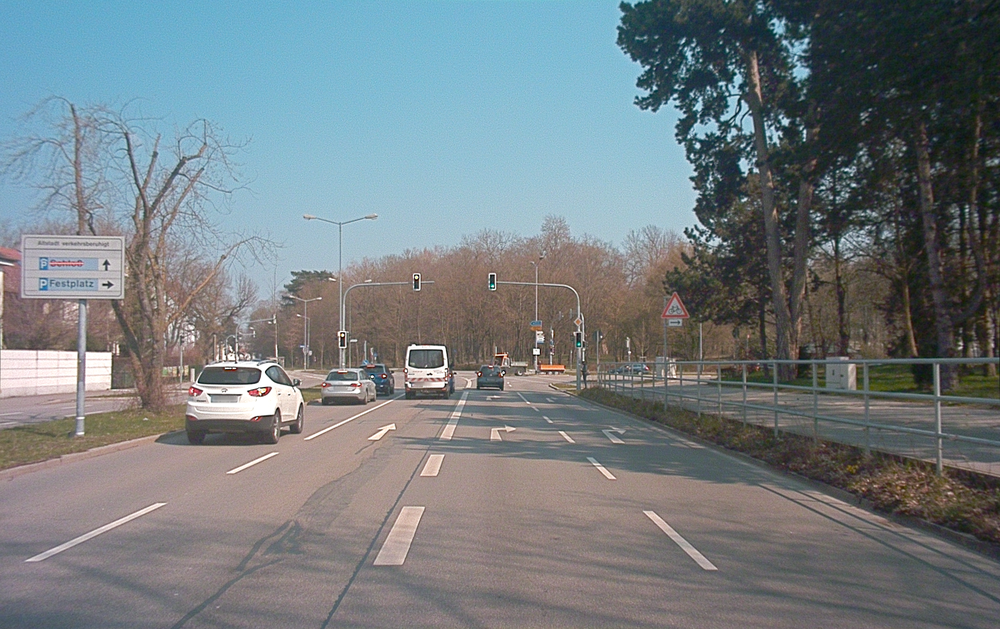
#> input picture frames/20190401145936_camera_frontcenter_000000080.png, 1000 x 629 px, shrunk from 1920 x 1208 before the run
$ python -i hough_lines.py   (imports and definitions only)
#> lines starting #> are read from the running program, lines starting #| are printed output that depends on the picture; after the words box and inside, x2 and y2 are one past the last pixel; in counts of white or black regions, pixels touching at a corner belong together
#> further down, picture is the input picture: shape (629, 1000, 3); mean B, G, R 128.8, 125, 116.6
import cv2 as cv
import numpy as np


def hough_lines(img,
                k=5,
                thr1=150,
                thr2=200,
                roi_width_upper=0.3,
                roi_width_lower=.0,
                min_line_length=40,
                max_line_gap=5,
                hough_thr1=2,
                hough_thr2=np.pi / 180,
                vote_thr=100):
#> called with k = 5, thr1 = 150, thr2 = 200, roi_width_upper = 0.3, roi_width_lower = 0, min_line_length = 40, max_line_gap = 5, hough_thr1 = 2
    if k // 2 == 0:
        k += 1

    img = cv.cvtColor(img, cv.COLOR_BGR2GRAY)
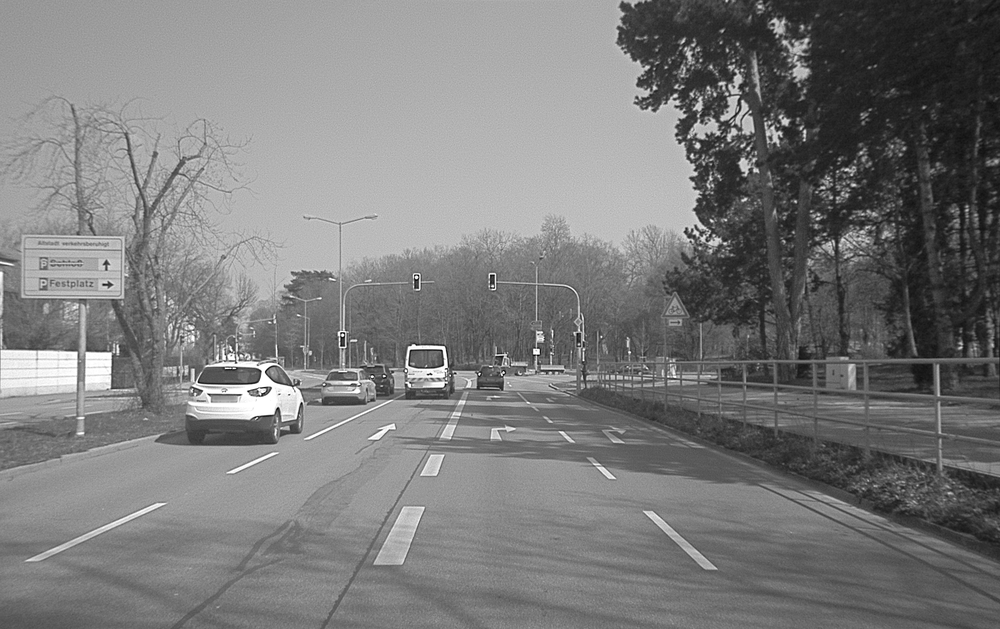
#> img: shape (629, 1000); min 0, max 255, mean 122.9
    img = cv.GaussianBlur(img, (k, k), 0)
    img = cv.Canny(img, thr1, thr2)
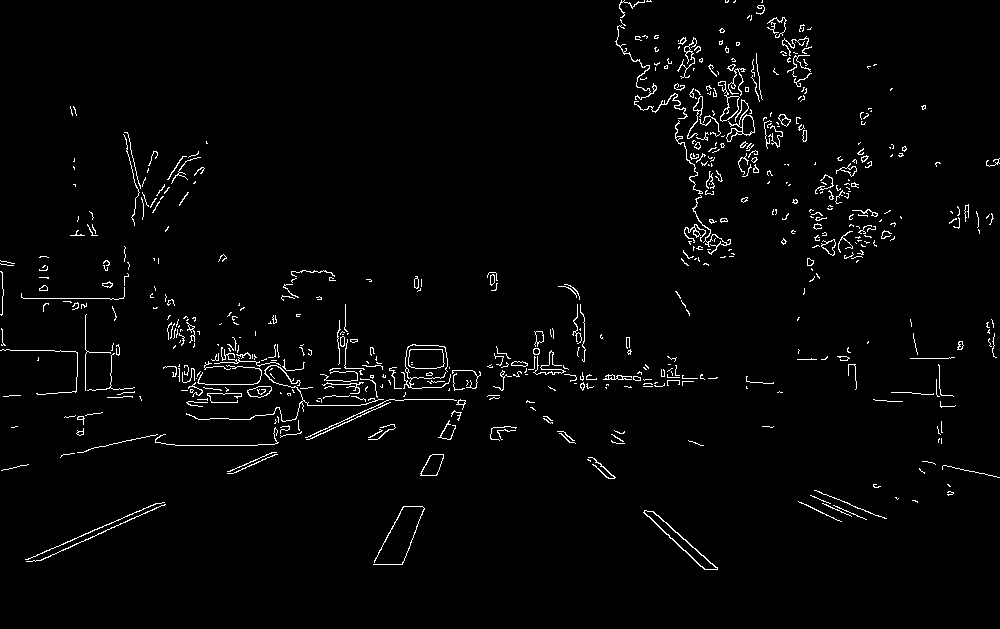
#> img: shape (629, 1000); 2.2% white in thin lines or dots

    height = img.shape[0]
#> height = 629
    width = img.shape[1]
#> width = 1000
    polygons = np.array([[
        (roi_width_lower * width, height),
        ((1 - roi_width_lower) * width, height),
        (int((0.5 + roi_width_upper / 2) * width), int(0.5 * height)),
        (int((0.5 - roi_width_upper / 2) * width), int(0.5 * height))
    ]], dtype=np.int32)
    mask = np.zeros_like(img)
    cv.fillPoly(mask, polygons, 255)
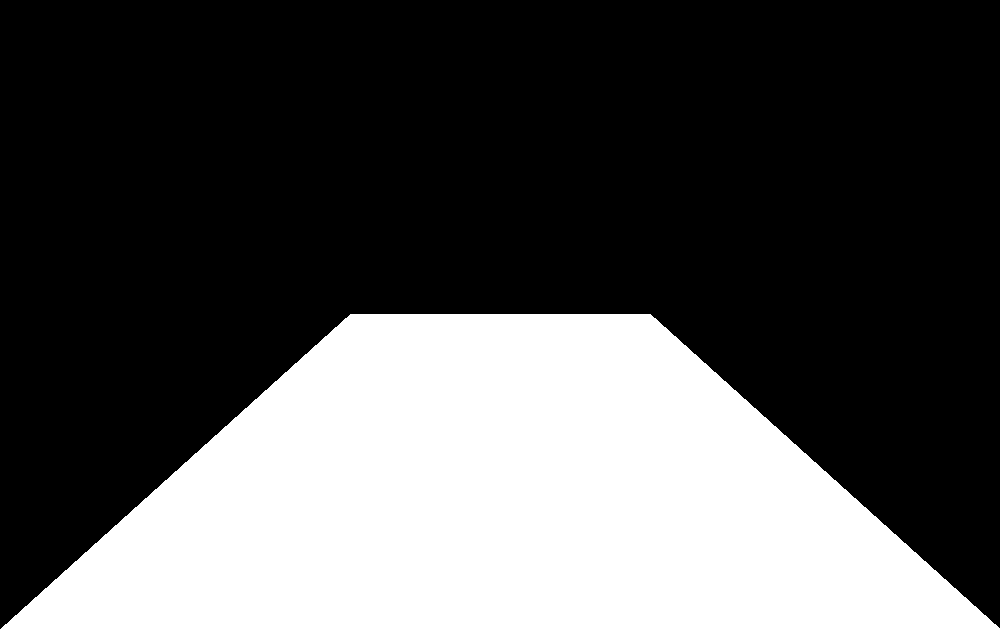
#> mask: shape (629, 1000); 32.6% white; 1 white region, box (x1, y1, x2, y2) and area: (1, 314, 1000, 629) 204785
    img = cv.bitwise_and(img, mask)
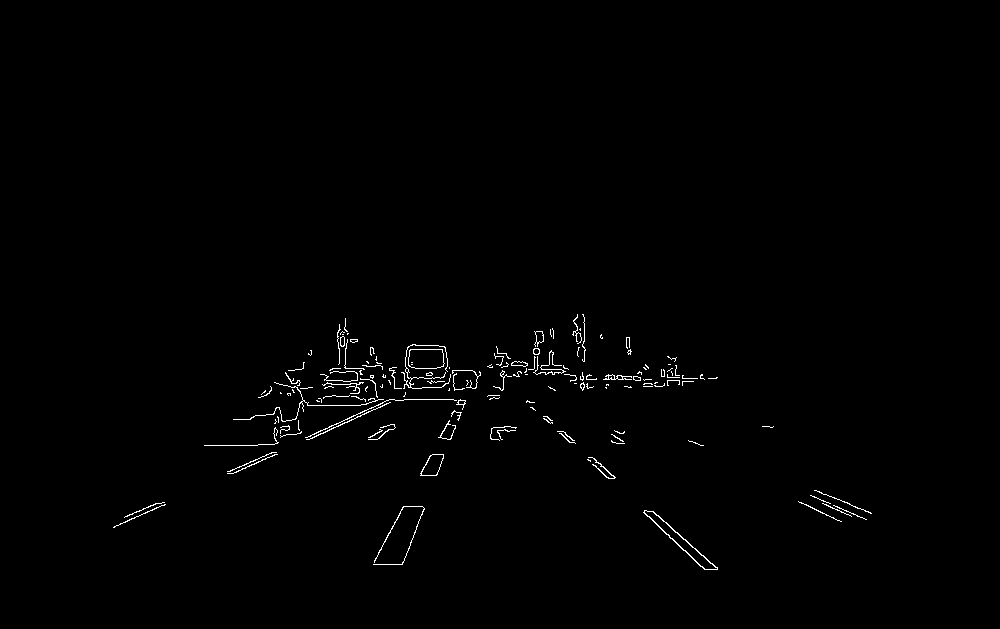
#> img: shape (629, 1000); 0.74% white in thin lines or dots, all inside (x1, y1, x2, y2) = (113, 314, 872, 570)

    lines = cv.HoughLinesP(img, hough_thr1, hough_thr2, vote_thr, np.array([]),
                           minLineLength=min_line_length, maxLineGap=max_line_gap)
#> lines = [[329, 429, 389, 402], [603, 379, 651, 379], [230, 471, 274, 452], [307, 437, 390, 399], [230, 473, 274, 454], [651, 511, 717, 568], [643, 512, 705, 569], [373, 564, 403, 506], [306, 439, 351, 420], [402, 564, 423, 509]]
    line_image = np.zeros_like(img)
    if lines is None:
        return line_image
    for line in lines:
        x1, y1, x2, y2 = line[0]
        cv.line(line_image, (x1, y1), (x2, y2), (255, 255, 255), 1)
#> this loop made 10 passes
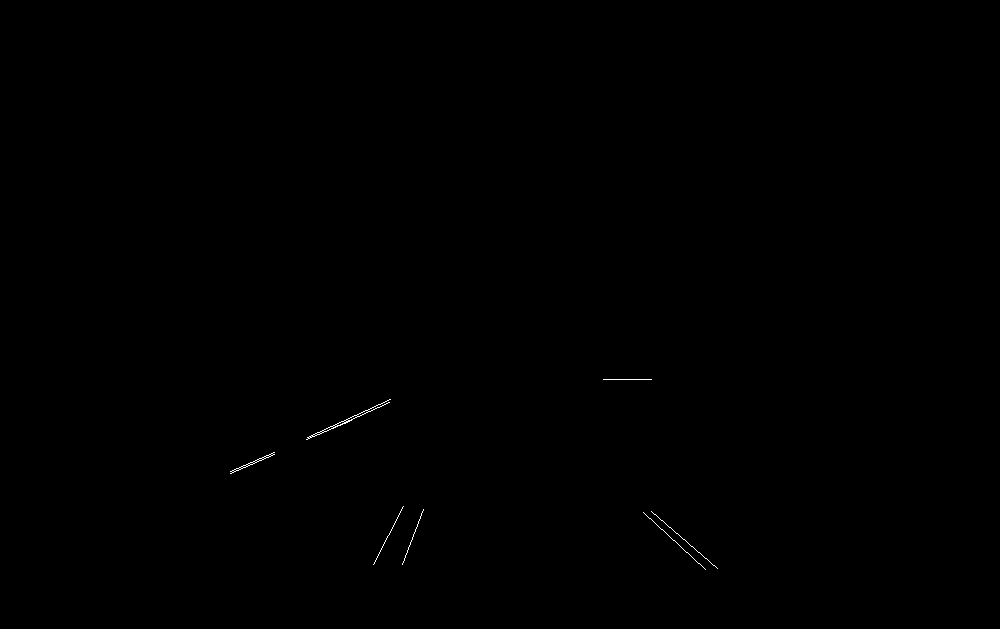
#> line_image: shape (629, 1000); 0.09% white in thin lines or dots, all inside (x1, y1, x2, y2) = (230, 379, 718, 570)

    return line_image

>>> import cv2
>>> picture = cv2.imread('../../../../frames/20190401145936_camera_frontcenter_000000080.png')
>>> result = hough_lines(picture)
